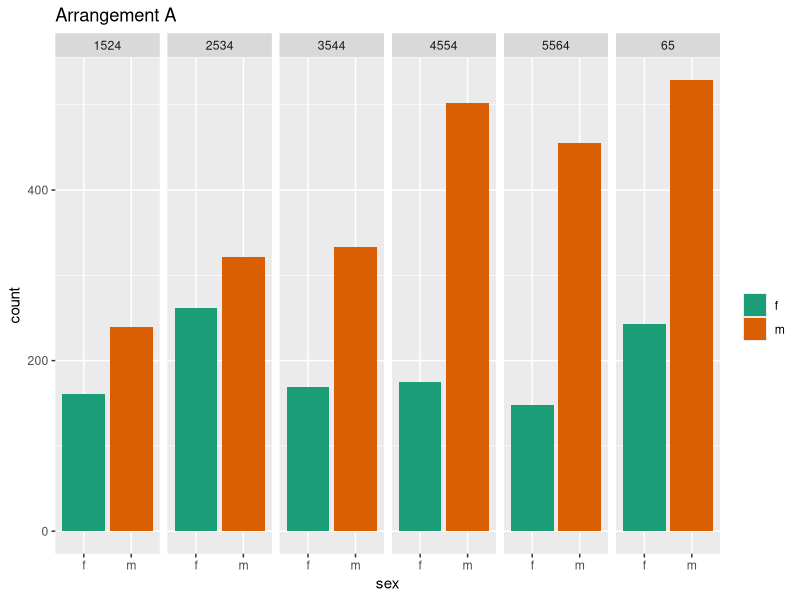
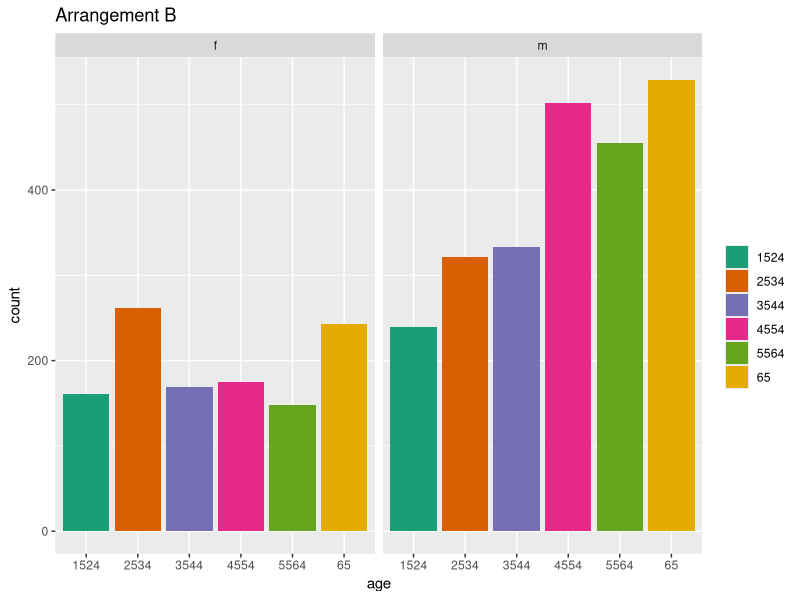
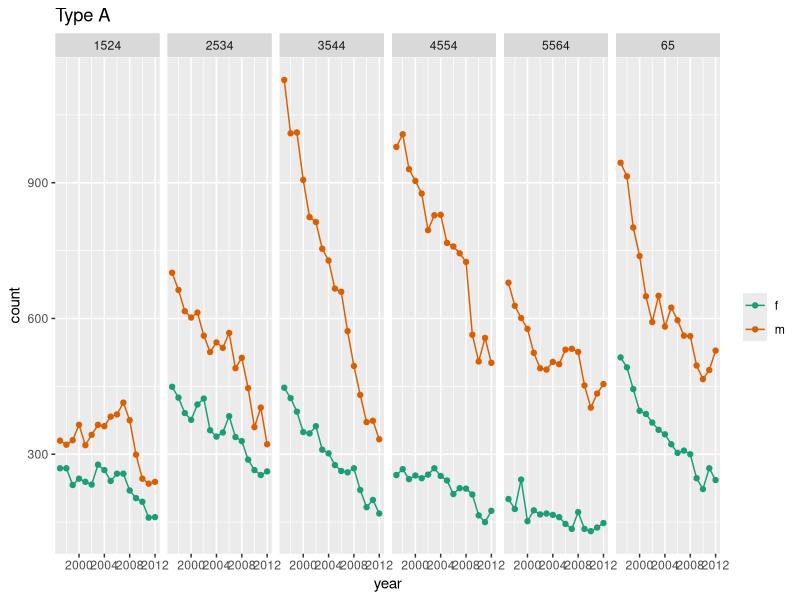
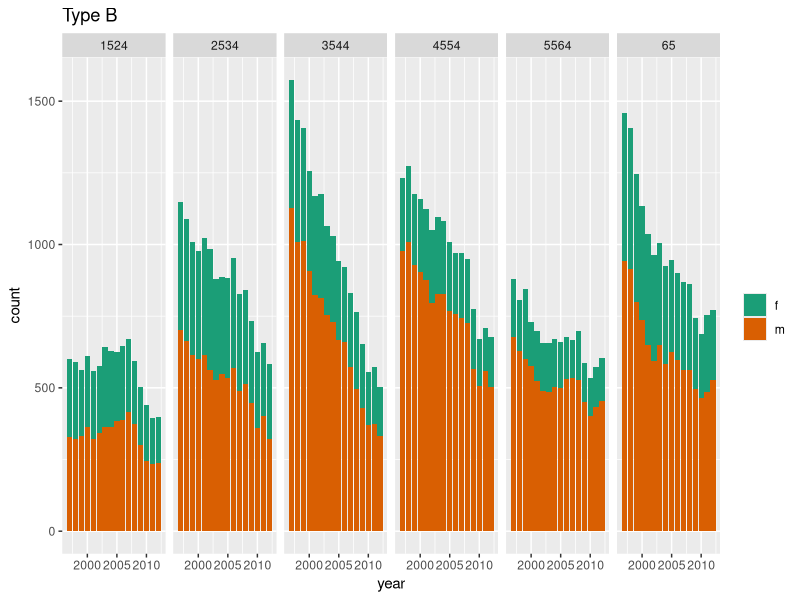
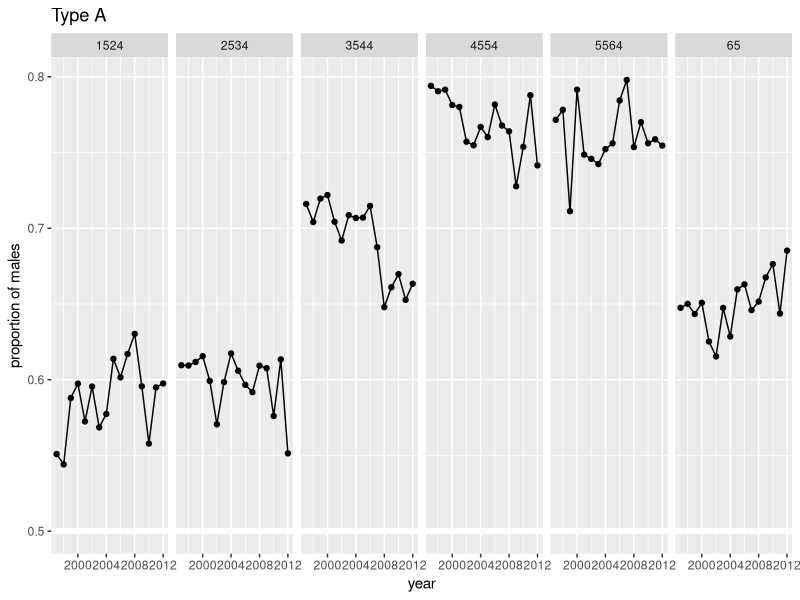
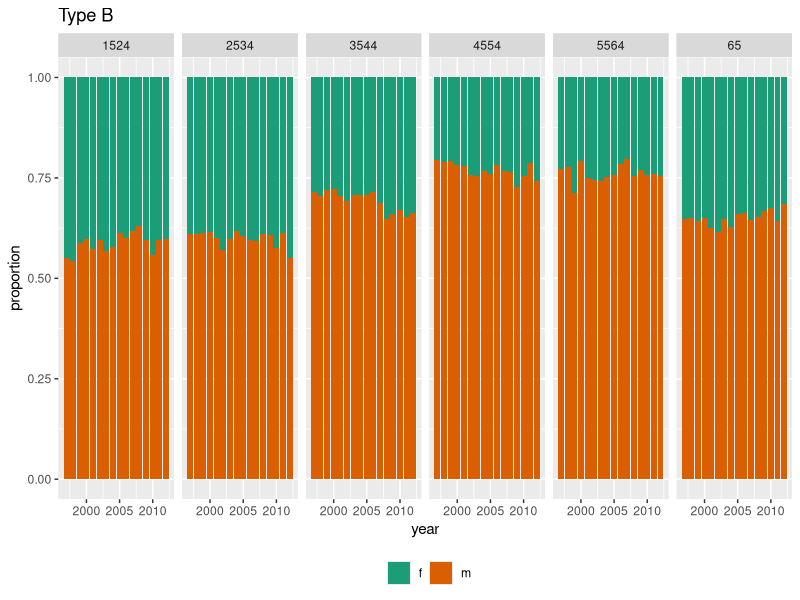
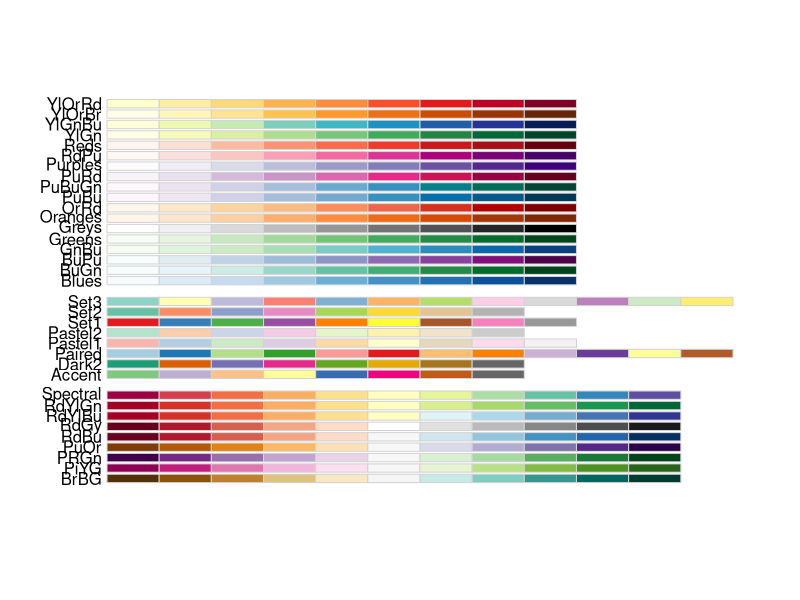
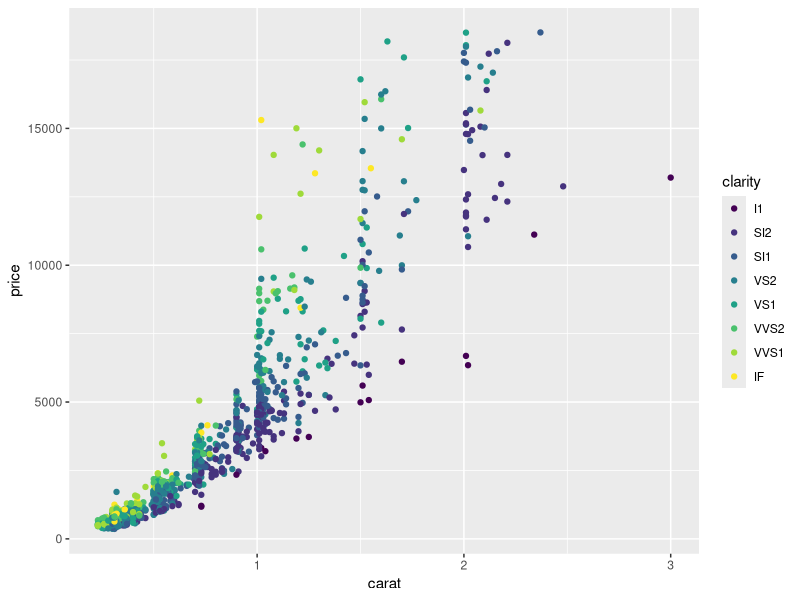

Recreate these plots in R, in order.
## ---- chunk 1
knitr::opts_chunk$set(
  echo=FALSE,
  message = FALSE,
  warning = FALSE,
  error = FALSE, 
  collapse = TRUE,
  comment = "",
  fig.height = 6,
  fig.width = 10,
  fig.align = "center",
  fig.retina = 3,
  cache = FALSE
)
## ---- chunk 2
library(tidyverse)
library(RColorBrewer)
library(gridExtra)
library(dichromat)
library(here)
## ---- chunk 3
tb <- read_csv(here::here("data/TB_notifications_2019-07-01.csv")) %>% 
  select(country, iso3, year, new_sp_m04:new_sp_fu) %>%
  gather(stuff, count, new_sp_m04:new_sp_fu) %>%
  separate(stuff, c("stuff1", "stuff2", "sexage")) %>%
  select(-stuff1, -stuff2) %>%
  mutate(sex=substr(sexage, 1, 1), 
         age=substr(sexage, 2, length(sexage))) %>%
  select(-sexage)

# Filter years between 1997 and 2012 due to missings
tb_us <- tb %>% 
  filter(country == "United States of America") %>%
  filter(!(age %in% c("04", "014", "514", "u"))) %>%
  filter(year > 1996, year < 2013)
## ---- chunk 4
tb_us %>% filter(year == 2012) %>%
  ggplot(aes(x=sex, y=count, fill=sex)) +
  geom_bar(stat="identity", position="dodge") + 
  facet_wrap(~age, ncol=6) +
  scale_fill_brewer("", palette="Dark2") +
  ggtitle("Arrangement A")
## ---- chunk 5
tb_us %>% filter(year == 2012) %>%
  ggplot(aes(x=age, y=count, fill=age)) +
  geom_bar(stat="identity", position="dodge") + 
  facet_wrap(~sex, ncol=6) +
  scale_fill_brewer("", palette="Dark2") +
  ggtitle("Arrangement B")
## ---- chunk 6
ggplot(tb_us, aes(x=year, y=count, colour=sex)) +
  geom_line() + geom_point() +
  facet_wrap(~age, ncol=6) +
  scale_colour_brewer("", palette="Dark2") +
  ggtitle("Type A")
## ---- chunk 7
# This uses a color blind proof scale
ggplot(tb_us, aes(x=year, y=count, fill=sex)) +
  geom_bar(stat="identity") + 
  facet_wrap(~age, ncol=6) +
  scale_fill_brewer("", palette="Dark2") +
  ggtitle("Type B")
## ---- chunk 8
tb_us %>% group_by(year, age) %>% 
  summarise(p = count[sex=="m"]/sum(count)) %>%
  ggplot(aes(x=year, y=p)) +
  geom_hline(yintercept = 0.50, colour="white", size=2) +
  geom_line() + geom_point() +
  facet_wrap(~age, ncol=6) +
  ylab("proportion of males") +
  ggtitle("Type A")
## ---- chunk 9
# Fill the bars, note the small change to the code
ggplot(tb_us, aes(x=year, y=count, fill=sex)) +
  geom_bar(stat="identity", position="fill") + 
  facet_wrap(~age, ncol=6) +
  scale_fill_brewer("", palette="Dark2") + ylab("proportion") +
  ggtitle("Type B") + theme(legend.position = "bottom")
## ---- chunk 10
display.brewer.all()
## ---- chunk 11
dsamp <- diamonds[sample(nrow(diamonds), 1000), ]
(d <- ggplot(dsamp, aes(carat, price)) +
  geom_point(aes(colour = clarity)))
## ---- chunk 12
d + scale_colour_brewer()
## ---- chunk 13
d + scale_colour_brewer(palette="PRGn")
## ---- chunk 14
d + scale_colour_brewer(palette="Set1")
## ---- chunk 15
library(scales)
library(dichromat)
clrs <- hue_pal()(9)
d + theme(legend.position = "none")
clrs <- dichromat(hue_pal()(9))
d + scale_fill_manual("", values=clrs) + theme(legend.position = "none")
## ---- chunk 16
clrs <- hue_pal()(9)
p1 <- d + theme(legend.position = "none") + scale_color_discrete()

clrs <- dichromat(hue_pal()(9))
p2 <- d + scale_color_manual("", values=clrs) + theme(legend.position = "none")

grid.arrange(p1, p2, ncol=1)
## ---- chunk 17
set.seed(20190715)
df <- data.frame(x=runif(100), y=runif(100), cl=sample(c(rep("A", 1), rep("B", 99))))
ggplot(data=df, aes(x, y, shape=cl)) + theme_bw() + 
  geom_point(size=3) +
  theme(legend.position="None", aspect.ratio=1)
## ---- chunk 18
ggplot(data=df, aes(x, y, colour=cl)) + 
  geom_point(size=3) +
  theme_bw() + 
  scale_colour_brewer(palette="Set1") +
  theme(legend.position="None", aspect.ratio=1)
## ---- chunk 19
ggplot(tb_us, aes(x=year, y=count, colour=sex)) +
  geom_line() + geom_point() +
  facet_wrap(~age, ncol=6) +
  ylim(c(0,1150)) +
  scale_colour_brewer("", palette="Dark2") +
  ggtitle("Arrangement A")
## ---- chunk 20
ggplot(tb_us, aes(x=year, y=count, colour=age)) +
  geom_line() + geom_point() +
  facet_wrap(~sex, ncol=6) +
  ylim(c(0,1150)) +
  scale_colour_brewer("", palette="Dark2") +
  ggtitle("Arrangement B")
## ---- chunk 21
tb_us %>% filter(year == 2012) %>%
  ggplot(aes(x=sex, y=count, fill=sex)) +
  geom_bar(stat="identity", position="dodge") + 
  facet_wrap(~age, ncol=6) +
  scale_fill_brewer("", palette="Dark2") +
  ggtitle("Position - common scale ")
## ---- chunk 22
tb_us %>% filter(year == 2012) %>%
  ggplot(aes(x=1, y=count, fill=sex)) +
  geom_bar(stat="identity", position="fill") + 
  facet_wrap(~age, ncol=6) +
  scale_fill_brewer("", palette="Dark2") +
  ggtitle("Angle") + xlab("") + ylab("") +
  coord_polar(theta = "y")
## ---- chunk 23
tb_us %>% filter(year == 2012) %>%
  ggplot(aes(x=age, y=count, fill=age)) +
  geom_bar(stat="identity", position="dodge") + 
  facet_wrap(~sex, ncol=6) +
  scale_fill_brewer("", palette="Dark2") +
  ggtitle("Position - common scale ")
## ---- chunk 24
tb_us %>% filter(year == 2012) %>%
  ggplot(aes(x=1, y=count, fill=age)) +
  geom_bar(stat="identity", position="fill") + 
  facet_wrap(~sex, ncol=6) +
  scale_fill_brewer("", palette="Dark2") +
  ggtitle("Angle") + xlab("") + ylab("") +
  coord_polar(theta = "y")
## ---- chunk 25
ggplot(dsamp, aes(x=carat, y=price, colour = clarity)) +
  geom_point() +
  geom_smooth(se=FALSE) +
  scale_color_brewer(palette="Set1") +
  facet_wrap(~clarity, ncol=4)
## ---- chunk 26
ggplot(dsamp, aes(x=carat, y=price, colour = clarity)) +
  geom_point() +
  geom_smooth(se=FALSE) +
  scale_color_brewer(palette="Set1") 
